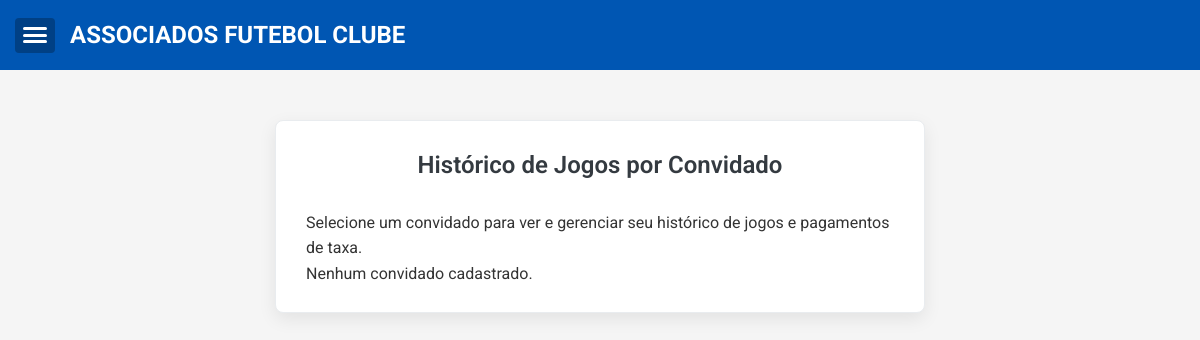
The page /convidados/historico (signed in) on the database as committed earlier.
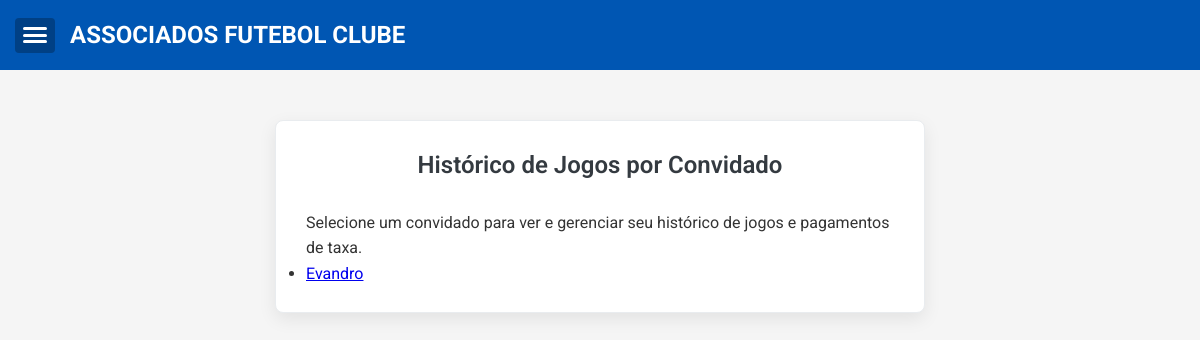
The same page on the database as committed later.
### app.py (models this page shows)
class Convidado(db.Model):
    id = db.Column(db.Integer, primary_key=True)
    nome = db.Column(db.String(100), nullable=False)
    presencas = db.relationship('Presenca', backref='convidado', lazy=True)

### app.py (the view)
@app.route('/convidados/historico')
@login_required
def lista_convidados_para_historico_jogos():
    convidados = Convidado.query.order_by(Convidado.nome).all()
    return render_template('lista_convidados_historico.html', convidados=convidados)

### app.py (called while the page is built)
@event.listens_for(Engine, "connect")
def set_sqlite_timeout(dbapi_connection, connection_record):
    cursor = dbapi_connection.cursor()
    try:
        cursor.execute("PRAGMA busy_timeout = 5000") # Timeout de 5 segundos (5000 ms)
        cursor.close()
        print("DEBUG: SQLite busy_timeout configurado para 5000ms.")
    except Exception as e:
        print(f"DEBUG: Erro ao configurar SQLite busy_timeout: {e}")

@login_manager.user_loader
def load_user(user_id):
    return User.query.get(int(user_id))

### templates/lista_convidados_historico.html
{% extends "base.html" %}
{% block content %}
<div class="form-container">
    <h2>Histórico de Jogos por Convidado</h2>
    <p>Selecione um convidado para ver e gerenciar seu histórico de jogos e pagamentos de taxa.</p>
    {% if convidados %}
    <ul class="list-group">
        {% for convidado_item in convidados %}
        <li class="list-group-item">
            <a href="{{ url_for('historico_jogos_convidado', convidado_id=convidado_item.id) }}">
                {{ convidado_item.nome }}
            </a>
        </li>
        {% endfor %}
    </ul>
    {% else %}
    <p>Nenhum convidado cadastrado.</p>
    {% endif %}
</div>
{% endblock %}

Rows that differ between the two databases and show on the page:
added Convidado: nome "Evandro"
Other text that changed with them:
text no longer shown: "Nenhum convidado cadastrado."
